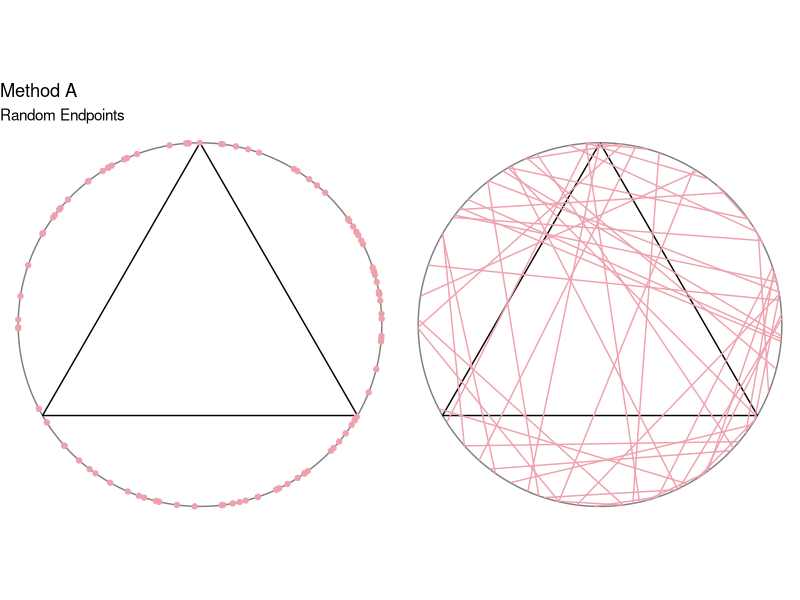
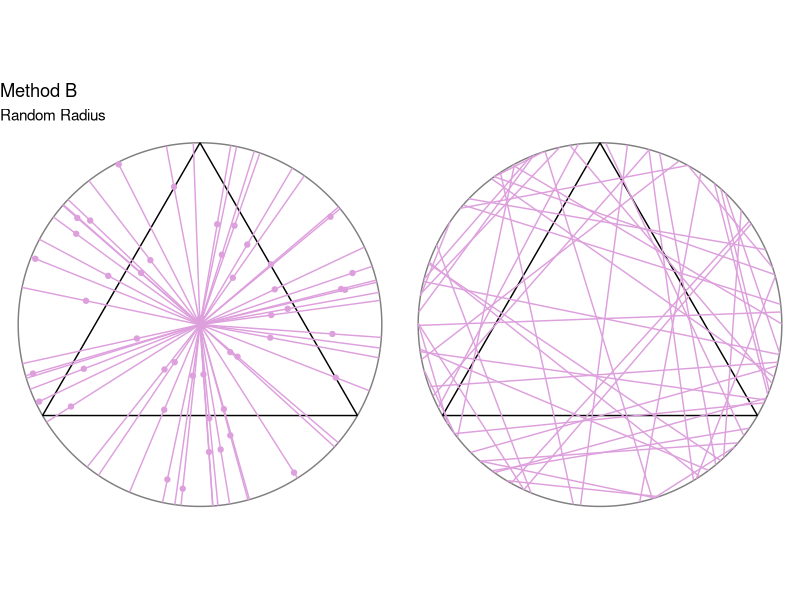
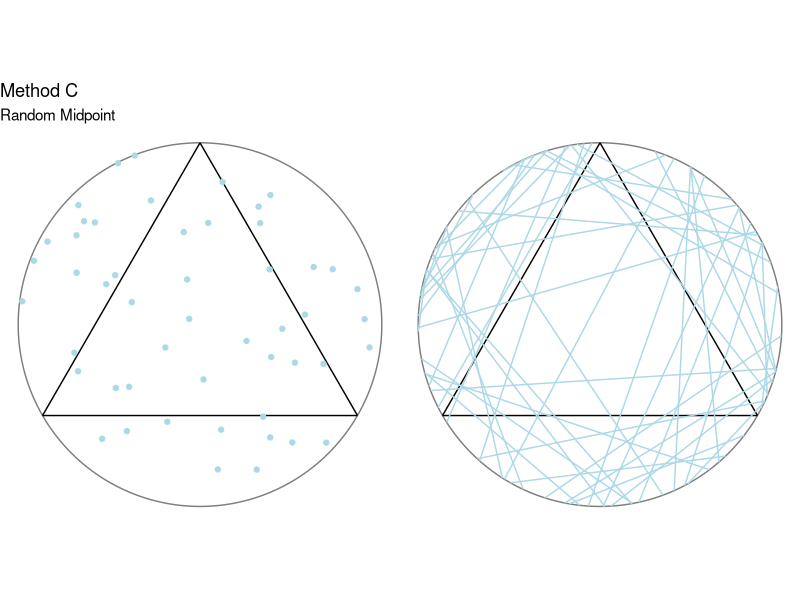
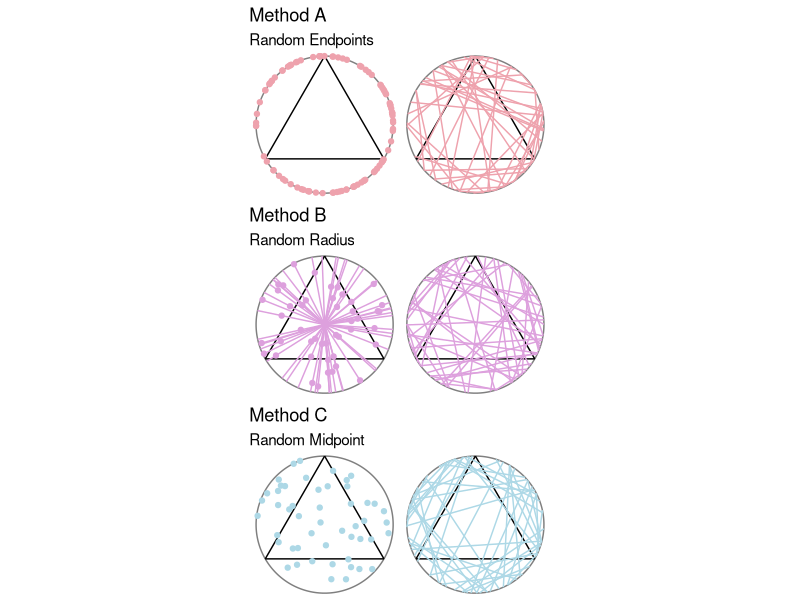

Generate these figures, in order, with R:
## Group y+2x

library(tidyverse)
library(ggforce)
library(patchwork)
theme_set(theme_void())

# Coordinates of equilateral triangle
eqtri_df <- tibble(
  x    = c(0, sqrt(3) / 2, -sqrt(3) / 2),
  y    = c(1, -0.5, -0.5),
  xend = c(sqrt(3) / 2, -sqrt(3) / 2, 0),
  yend = c(-0.5, -0.5, 1)
)

# Coordinates of random chord
x0 = 0
y0 = 0
r  = 1
n  = 50

# Length of side of triangle
l = r*sqrt(3)


# Method A ---------------------------------------------------------------------

angle_ep1 = 2*pi*runif(n) # random uniform angle of endpoint 1
angle_ep2 = 2*pi*runif(n) # random uniform angle of endpoint 1

# Endpoint coordinates
x1 = x0 + r*cos(angle_ep1)
y1 = y0 + r*sin(angle_ep1)

x2 = x0 + r*cos(angle_ep2)
y2 = y0 + r*sin(angle_ep2)


MethodA_df <- tibble(
  x     = x1,
  y     = y1,
  xend  = x2,
  yend  = y2,
  chord = sqrt((xend - x)^2 + (yend - y)^2 )
)

# Plot
p1a <- ggplot() +
  ggforce::geom_circle(aes(x0 = 0, y0 = 0, r = 1), col = "gray50") +
  geom_segment(data = eqtri_df, aes(x = x, y = y, xend = xend, yend = yend)) + 
  geom_point(data = MethodA_df, aes(x = x1, y = y1), col = "lightpink2") +
  geom_point(data = MethodA_df, aes(x = x2, y = y2), col = "lightpink2") +
  coord_equal() +
  labs(title = "Method A", subtitle = paste("Random Endpoints"))

p1b <- ggplot() +
  ggforce::geom_circle(aes(x0 = 0, y0 = 0, r = 1), col = "gray50") +
  geom_segment(data = eqtri_df, aes(x = x, y = y, xend = xend, yend = yend)) + 
  geom_segment(data = MethodA_df, aes(x = x, y = y, xend = xend, yend = yend), col = "lightpink2") +
  coord_equal()

p1a + p1b + plot_layout(nrow = 1)

# Probability of chord length longer than side of triangle
MethodA_count <- count(MethodA_df, chord > l)
MethodA_prob = MethodA_count[2,2] / n


# Method B ---------------------------------------------------------------------

angle_rd = 2*pi*runif(n) # random uniform angle of radius
u        = r*runif(n) # random uniform location of point on radius
v        = sqrt(r^2 - u^2) # half of chord length

# Endpoint coordinates
x3 = u*cos(angle_rd) + v*sin(angle_rd)
y3 = u*sin(angle_rd) - v*cos(angle_rd)

x4 = u*cos(angle_rd) - v*sin(angle_rd)
y4 = u*sin(angle_rd) + v*cos(angle_rd)

# Point on radius
rx = (x3 + x4) / 2
ry = (y3 + y4) / 2

# Radius endpoint coordinates
rxend = r*cos(angle_rd)
ryend = r*sin(angle_rd)

MethodB_df <- tibble(
  rx    = rx,
  ry    = ry,
  x     = x3,
  y     = y3,
  xend  = x4,
  yend  = y4,
  x0    = 0,
  y0    = 0,
  rxend = rxend,
  ryend = ryend,
  chord = sqrt((xend - x)^2 + (yend - y)^2 )
)

# Plot
p2a <- ggplot() +
  ggforce::geom_circle(aes(x0 = 0, y0 = 0, r = 1), col = "gray50") +
  geom_segment(data = eqtri_df, aes(x = x, y = y, xend = xend, yend = yend)) +
  geom_segment(data = MethodB_df, aes(x = x0, y = y0, xend = rxend, yend = ryend), col = "plum") +
  geom_point(data = MethodB_df, aes(x = rx, y = ry), col = "plum") +
  coord_equal() +
  labs(title = "Method B", subtitle = paste("Random Radius"))

p2b <- ggplot() +
  ggforce::geom_circle(aes(x0 = 0, y0 = 0, r = 1), col = "gray50") +
  geom_segment(data = eqtri_df, aes(x = x, y = y, xend = xend, yend = yend)) +
  geom_segment(data = MethodB_df, aes(x = x, y = y, xend = xend, yend = yend), col = "plum") +
  coord_equal()

p2a + p2b + plot_layout(nrow = 1)

# Probability of chord length longer than side of triangle
MethodB_count <- count(MethodB_df, chord > l)
MethodB_prob = MethodB_count[2,2] / n


# Method C ---------------------------------------------------------------------

angle_mdpt = 2*pi*runif(n) # random uniform angle of midpoint
a          = r*sqrt(runif(n)) # random location of midpoint
d          = sqrt(r^2 - a^2) # half of chord length

# Endpoint coordinates
x5 = x0 + a*cos(angle_mdpt) + d*sin(angle_mdpt)
y5 = x0 + a*sin(angle_mdpt) - d*cos(angle_mdpt)

x6 = x0 + a*cos(angle_mdpt) - d*sin(angle_mdpt)
y6 = x0 + a*sin(angle_mdpt) + d*cos(angle_mdpt)

# Midpoint of segments
mdptx = (x5 + x6) / 2
mdpty = (y5 + y6) / 2

MethodC_df <- tibble(
  mdptx = mdptx,
  mdpty = mdpty,
  x     = x5,
  y     = y5,
  xend  = x6,
  yend  = y6,
  chord = sqrt((xend - x)^2 + (yend - y)^2 )
)

# Plot
p3a <- ggplot() +
  ggforce::geom_circle(aes(x0 = 0, y0 = 0, r = 1), col = "gray50") +
  geom_segment(data = eqtri_df, aes(x = x, y = y, xend = xend, yend = yend)) +
  geom_point(data = MethodC_df, aes(x = mdptx, y = mdpty), col = "lightblue") +
  coord_equal() +
  labs(title = "Method C", subtitle = paste("Random Midpoint"))

p3b <- ggplot() +
  ggforce::geom_circle(aes(x0 = 0, y0 = 0, r = 1), col = "gray50") +
  geom_segment(data = eqtri_df, aes(x = x, y = y, xend = xend, yend = yend)) +
  geom_segment(data = MethodC_df, aes(x = x, y = y, xend = xend, yend = yend), col = "lightblue") +
  coord_equal()

p3a + p3b + plot_layout(nrow = 1)

# Probability of chord length longer than side of triangle
MethodC_count <- count(MethodC_df, chord > l)
MethodC_prob = MethodC_count[2,2] / n


# Results ----------------------------------------------------------------------

p1a + p1b + p2a + p2b + p3a + p3b + plot_layout(nrow = 3)

all_prob <- tibble(
  MethodA = MethodA_prob,
  MethodB = MethodB_prob,
  MethodC = MethodC_prob
)

print(all_prob)
